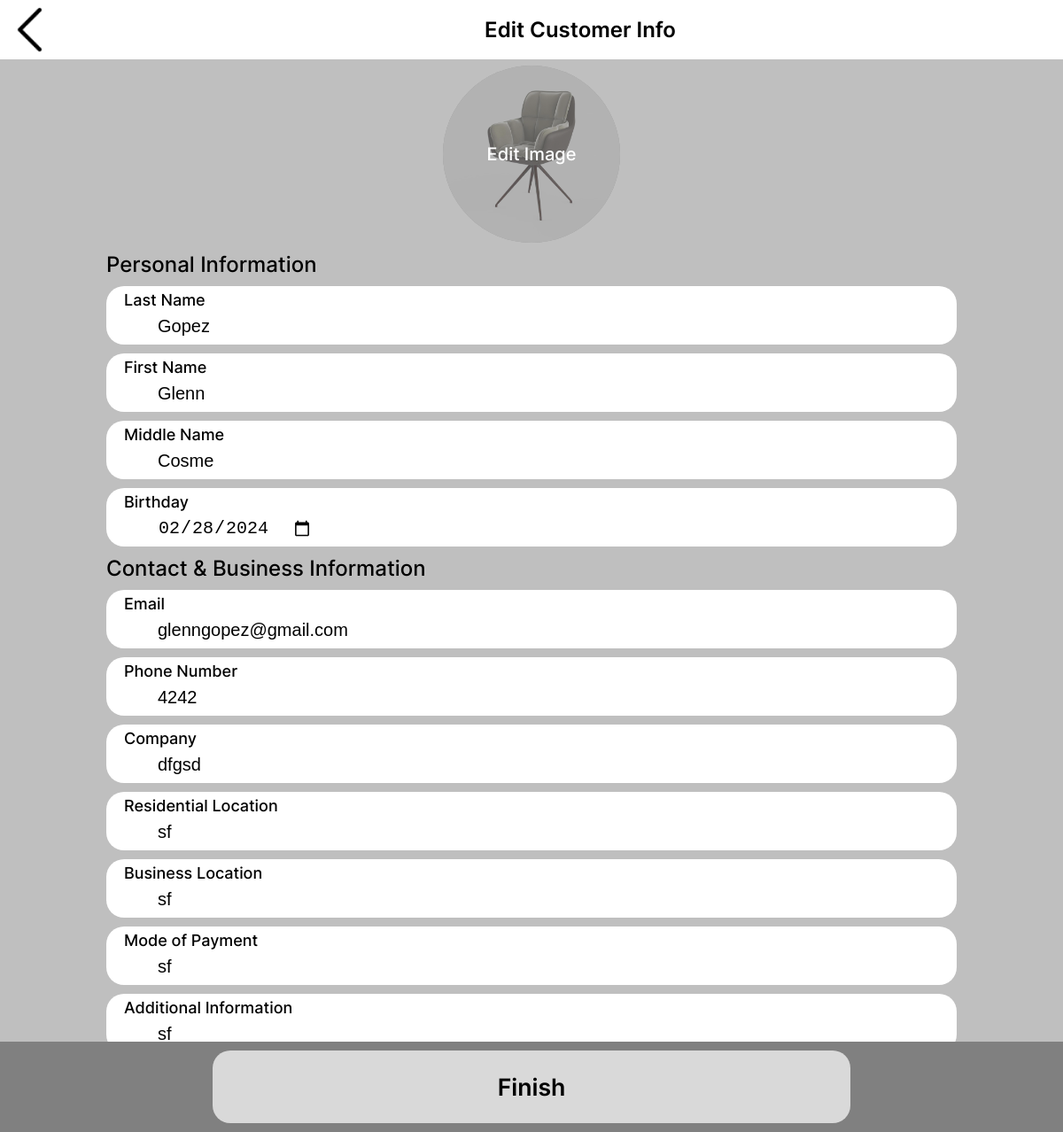
The page /UT-customerEdit.php?cust=1 (signed in) on the database its author committed.
### tables this page shows
CREATE TABLE `customers` (
  `CUST_NUM` int(100) NOT NULL,
  `LAST_NAME` varchar(100) NOT NULL,
  `FIRST_NAME` varchar(100) NOT NULL,
  `MIDDLE_NAME` varchar(100) NOT NULL,
  `BIRTHDAY` date NOT NULL,
  `COMPANY` varchar(100) NOT NULL,
  `COMPANY_LOCATION` varchar(100) NOT NULL,
  `PHONE` varchar(15) NOT NULL,
  `EMAIL` varchar(100) NOT NULL,
  `RESIDENT_LOCATION` varchar(100) NOT NULL,
  `MODE_OF_PAY` varchar(20) NOT NULL,
  `ADD_INFO` varchar(200) NOT NULL,
  `IMG` varchar(100) NOT NULL
);

### UT-customerEdit.php (the view, shortened to what this page needs)
<?php require 'connectDB.php';
$cust_num = $_GET['cust'];
$custrow = "SELECT * FROM customers WHERE CUST_NUM = $cust_num";
$custdata = $connection->query($custrow);
$customer = $custdata->fetch_assoc();
?>
<html lang="en">
<head>
    <link rel="stylesheet" href="customerEdit.css">
</head>
<body>
<nav class="site-nav grid">
    <a href="UT-customer.php?cust=<?php echo $cust_num ?>"><img src="assets/img/Back.png" alt=""></a>
    <p>Edit Customer Info</p>
</nav>
<form action="UT-editcustomer.php?cust=<?php echo $cust_num ?>" method="post" enctype="multipart/form-data">
    <div class="forms">
    <div class="ins-img">
        <img class="prof-img" src="assets/customer_img/<?php echo $customer["IMG"] ?>" onclick="triggerClick2()" id="profileIMG">
            <label for="edit-img">Edit Image</label>
    </div>
    <p class="edit-cat">Personal Information</p>
    <div class="edit-form">
            <p>Last Name</p>
            <input type="text" name="last-name" id="last-name" onkeydown="return /[a-zA-Z]/i.test(event.key)" value="<?php echo $customer["LAST_NAME"]?>">
    </div>
    <div class="edit-form">
            <p>First Name</p>
            <input type="text" name="first-name" id="first-name"onkeydown="return /[a-zA-Z]/i.test(event.key)" value="<?php echo $customer["FIRST_NAME"]?>">
    </div>
    <div class="edit-form">
            <p>Middle Name</p>
            <input type="text" name="middle-name"  id="middle-name" onkeydown="return /[a-zA-Z]/i.test(event.key)" value="<?php echo $customer["MIDDLE_NAME"]?>">
    </div>
    <div class="edit-form">
            <p>Birthday</p>
            <input type="date" name="birthday" id="birthday" value="<?php echo $customer["BIRTHDAY"]?>">
    </div>
    <p class="edit-cat">Contact & Business Information</p>
    <div class="edit-form">
            <p>Email</p>
            <input type="email" name="email" id="email" value="<?php echo $customer["EMAIL"]?>">
    </div>
    <div class="edit-form">
            <p>Phone Number</p>
            <input type="number" name="phone" id="phone" value="<?php echo $customer["PHONE"]?>">
    </div>
    <div class="edit-form">
            <p>Company</p>
            <input type="text" name="company" id="company" value="<?php echo $customer["COMPANY"]?>">
    </div>
    <div class="edit-form">
            <p>Residential Location</p>
            <input type="text" name="res-loc" id="res-loc" value="<?php echo $customer["RESIDENT_LOCATION"]?>">
    </div>
    <div class="edit-form">
            <p>Business Location</p>
            <input type="text" name="bus-loc" id="bus-loc" value="<?php echo $customer["COMPANY_LOCATION"]?>">
    </div>
    <div class="edit-form">
            <p>Mode of Payment</p>
            <input type="text" name="mode-pay" id="mode-pay" value="<?php echo $customer["MODE_OF_PAY"]?>">
    </div>
    <div class="edit-form">
            <p>Additional Information</p>
            <input type="text" name="add-info" id="add-info" value="<?php echo $customer["ADD_INFO"]?>">
    </div>
    </div>
    <div class="edit-bar">
        <button type="submit" class="edit-button"><p>Finish</p></button>
    </div>
</form>
</body>
</html>

### customerEdit.css (style rules this page uses)
:root { --primary: #000000; --secondary: #FFFFFF; --button_color: #d9d9d9; --nav_grayed: #808080; --nav_selected: #bfbfbf; --table_text: #404040; }
body,p,a,ul,li,h1 { margin: 0; padding: 0; text-decoration: none; }
body { background-color: var(--secondary); overflow-x: hidden; font-family: 'Inter Medium'; padding-top: 53.75px; background: var(--nav_selected); }
form input { border: none; }
p,a,::placeholder { color: #000000; font-size: 1.2em; font-family: "Inter Medium"; }
.grid { display: grid; grid-template-columns: repeat(8, 1fr); }
.site-nav { width: 100%; background: var(--secondary); position: fixed; top: 0px; }
.site-nav a { grid-column: 1/2; }
.site-nav a img { width: 2.8em; height: 2.8em; }
.site-nav p { grid-column: 2/9; white-space: nowrap; margin: auto auto; font-family: 'Inter SemiBold'; margin-left: calc(50% - 20px); transform: translateX(-50%); }
form { padding-top: 20px; }
form .ins-img, .prof-img { display: flex; width: 10em; height: 10em; border-radius: 50%; margin: 0 auto; background: var(--nav_grayed); }
.prof-img { position: absolute; opacity:0.4; z-index: 0; }
form .ins-img label { z-index: 1; display: block; margin: auto auto; text-align: center; color:var(--secondary); }
form .edit-form { margin: auto auto; width: 80%; border-radius: 20px; background:var(--secondary); margin-top: 10px; }
form .edit-form p { font-size: .9em; white-space: nowrap; padding-left: 20px; padding-top: 5px; }
form .edit-form input { display: flex; margin: 0 auto; height: 2em; width: 90%; border-radius: 20px; font-size: 1em; padding-left: 10px; }
form .edit-cat { width: 80%; margin: auto auto; padding-top: 10px; }
form .forms { padding-bottom: 70px; }
form .edit-bar { display: flex; width: 100%; height: 8%; min-height: 70px; background: var(--nav_grayed); position: fixed; bottom: 0; }
form .edit-bar .edit-button, form .edit-bar .edit-button:active, form .edit-bar .edit-button:focus { text-align: center; width: 60%; height: 80%; border-radius: 20px; background: var(--button_color); margin: auto auto; border-style: none; }
form .edit-bar .edit-button p { width: 80%; margin: auto auto; font-family: "Inter SemiBold"; font-size: 2em; }
@media screen and (min-width: 960px) { body { font-size: 18px; } }
@media screen and (min-width: 1200px) { body { font-size: 20px; } }

### rows shown on the page
customers: IMG (picture), last-name "Gopez", first-name "Glenn", middle-name "Cosme", birthday "02/28/2024", email "glenngopez@gmail.com", phone "4242", company "dfgsd", res-loc "sf", bus-loc "sf", mode-pay "sf", add-info "sf"
